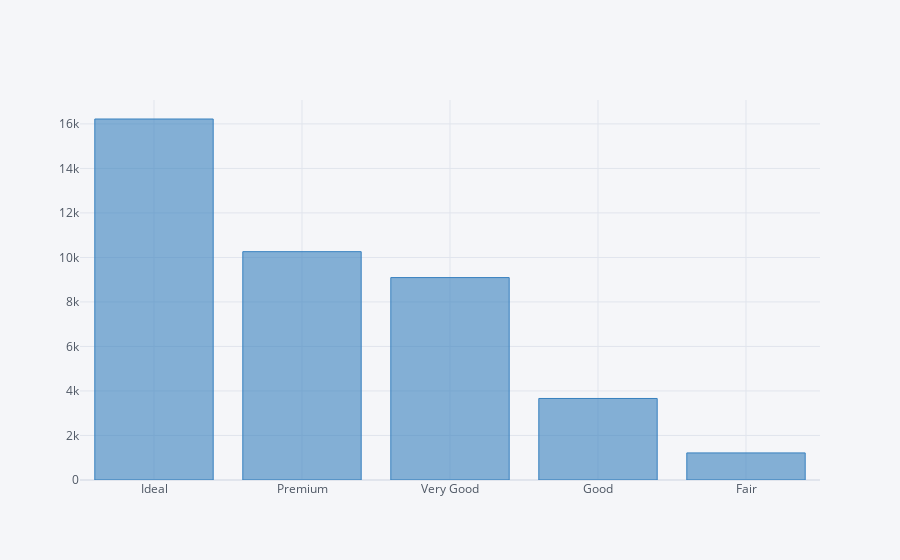

Notebook code cell kept with this figure:
### Markdown cell above
### Question 4: How cut affect the price?

### Code cell
# how many diamonds are there in each cut cathegory?
count_by_color = df['cut'].value_counts()
count_by_color.iplot(kind='bar', color='blue')

### Figure 1 — Plotly figure (JSON) as saved in the notebook; plotly's stock layout.template omitted (floating-point values rounded to 4 significant figures)
{"data": [{"marker": {"color": "rgba(55, 128, 191, 0.6)", "line": {"color": "rgba(55, 128, 191, 1.0)", "width": 1}}, "name": "cut", "orientation": "v", "text": "", "type": "bar", "x": ["Ideal", "Premium", "Very Good", "Good", "Fair"], "y": [16220, 10259, 9095, 3663, 1217]}], "layout": {"autosize": true, "legend": {"bgcolor": "#F5F6F9", "font": {"color": "#4D5663"}}, "paper_bgcolor": "#F5F6F9", "plot_bgcolor": "#F5F6F9", "title": {"font": {"color": "#4D5663"}}, "xaxis": {"autorange": true, "gridcolor": "#E1E5ED", "range": [-0.5, 4.5], "showgrid": true, "tickfont": {"color": "#4D5663"}, "title": {"font": {"color": "#4D5663"}, "text": ""}, "type": "category", "zerolinecolor": "#E1E5ED"}, "yaxis": {"autorange": true, "gridcolor": "#E1E5ED", "range": [0, 17070.0], "showgrid": true, "tickfont": {"color": "#4D5663"}, "title": {"font": {"color": "#4D5663"}, "text": ""}, "type": "linear", "zerolinecolor": "#E1E5ED"}}}
